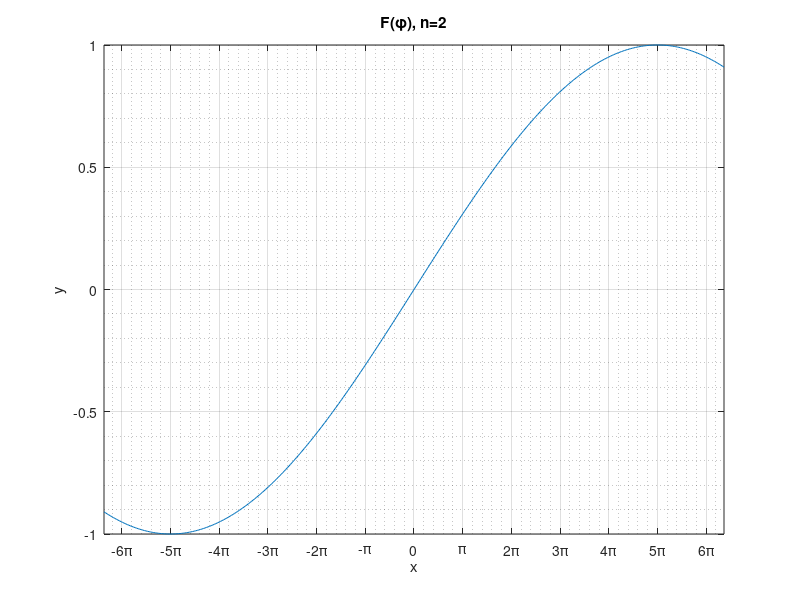

The MATLAB script that drew this image:
x = linspace(-20,20,400);
n = 10;
y = sin(x/n);
plot(x,y)
grid on; grid minor;
xticks([-6*pi -5*pi -4*pi -3*pi -2*pi -pi 0 pi 2*pi 3*pi 4*pi 5*pi 6*pi])
xticklabels({'-6\pi','-5\pi', '-4\pi',  '-3\pi','-2\pi','-\pi','0','\pi','2\pi','3\pi','4\pi', '5\pi', '6\pi'})
title('F(\phi), n=2', 'Interpreter','tex');
ylabel("y");
xlabel("x");
